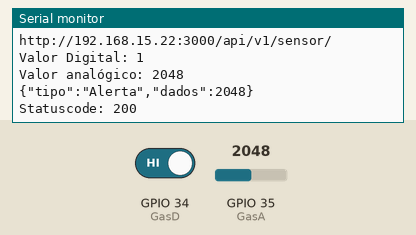
This sketch was run on a simulated ESP32. Parts: the last lines printed to the serial monitor. The test bench sets the inputs (shaded band); at power-on: GPIO 35 (GasA) = 2048, GPIO 34 (GasD) HIGH. WiFi joins after 1.5 s; servers stay silent unless stated; uploads are accepted with an empty reply.

Above: at 2.7 s.
2.8 s: GPIO 35 (GasA) set to 960
At 7.17 s:
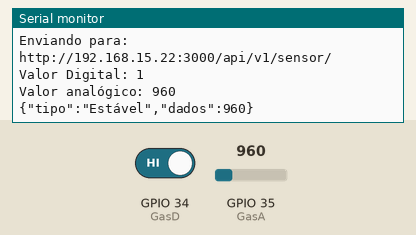
13.7 s: GPIO 34 (GasD) driven LOW
At 17.88 s:
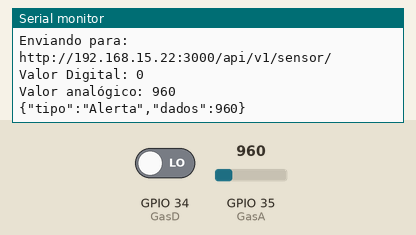
19.8 s: GPIO 35 (GasA) set to 1040
At 23.13 s:
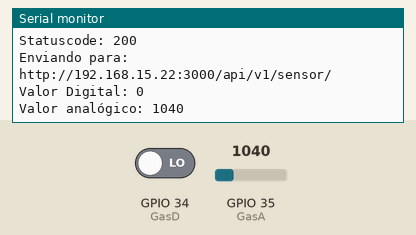
Timing chart, 0 to 24.6 s (numbered marks = the images above; inputs shaded):
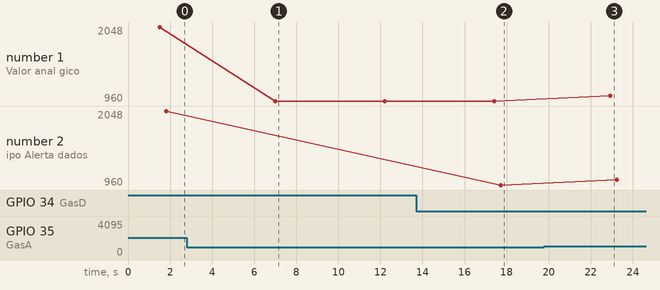

The sketch:

SistemaGLPFinal.ino
```cpp
#include <Arduino.h>
#include <WiFi.h>
#include <HTTPClient.h>
#include <ArduinoJson.h>
#include <WiFiClientSecure.h>
#include <UniversalTelegramBot.h>

#define GasA 35
#define GasD 34

// Telegram BOT Token (Get from Botfather)
#define BOT_TOKEN "8176560619:AAG9a6K3XA-gbSpwyFxdJvvOX0KQEFd2jS0"

WiFiClientSecure secured_client;
UniversalTelegramBot bot(BOT_TOKEN, secured_client);


const char *ssid = "Michael";
const char *password = "luci160172";

char jsonOutput[1100];

void setup()
{
  pinMode(GasD, INPUT);
  Serial.begin(115200);

  // attempt to connect to Wifi network:
  Serial.print("Connecting to Wifi SSID ");
  Serial.print(ssid);
  WiFi.begin(ssid, password);
  secured_client.setCACert(TELEGRAM_CERTIFICATE_ROOT); // Add root certificate for api.telegram.org
  while (WiFi.status() != WL_CONNECTED)
  {
    Serial.print(".");
    delay(500);
  }
  Serial.print("\nWiFi connected. IP address: ");
  Serial.println(WiFi.localIP());
}

void loop() {
  int ValorD = digitalRead(GasD);
  int ValorA = analogRead(GasA);

  if (WiFi.status() == WL_CONNECTED) {
    HTTPClient client;

    Serial.println("Enviando para: ");
    Serial.println("http://192.168.15.22:3000/api/v1/sensor/");
    Serial.print("Valor Digital: ");
    Serial.println(ValorD);
    Serial.print("Valor analógico: ");
    Serial.println(ValorA);

    client.begin("http://192.168.15.22:3000/api/v1/sensor/");  //HTTP
    client.addHeader("Content-Type","application/json");

    const size_t CAPACITY = JSON_OBJECT_SIZE(10);
    StaticJsonDocument<CAPACITY> doc;

    JsonObject object = doc.to<JsonObject>();


    if (ValorA > 1000 || ValorD == 0) {
      object["tipo"] = "Alerta";
      object["dados"] = ValorA;
      bot.sendMessage(String(8073277275), "ALERTA!!!\n\n O dispositivo ESP32 detectou um vazamento de gás. Por favor, verifique a situação imediatamente para garantir a segurança do local.");
    }else{
      object["tipo"] = "Estável";
      object["dados"] = ValorA;
    }

    serializeJson(doc, Serial);
    serializeJson(doc, jsonOutput);

    int httpCode = client.POST(String(jsonOutput));

    if (httpCode > 0){
      String payload = client.getString();
      Serial.println("\nStatuscode: " + String(httpCode));
      Serial.println(payload);

      client.end();
    }
    else{
      Serial.println("Erro na requisição do HTTP");
    }
  }
  else {
    Serial.println("Conexão com o WIFI perdida");
  }
   delay(5000);
}
```

Measured:
- after the input at 2.8 s, the serial monitor: prints a new line after 4.2 s (image 1)
- after the input at 13.7 s, the serial monitor: prints a new line after 3.7 s (image 2)
- after the input at 19.8 s, the serial monitor: prints a new line after 3.1 s (image 3)
- plotted number 1: 2048 → 960 after the input at 2.8 s, 960 → 1040 after the input at 19.8 s
- plotted number 2: 960 → 1040 after the input at 19.8 s
